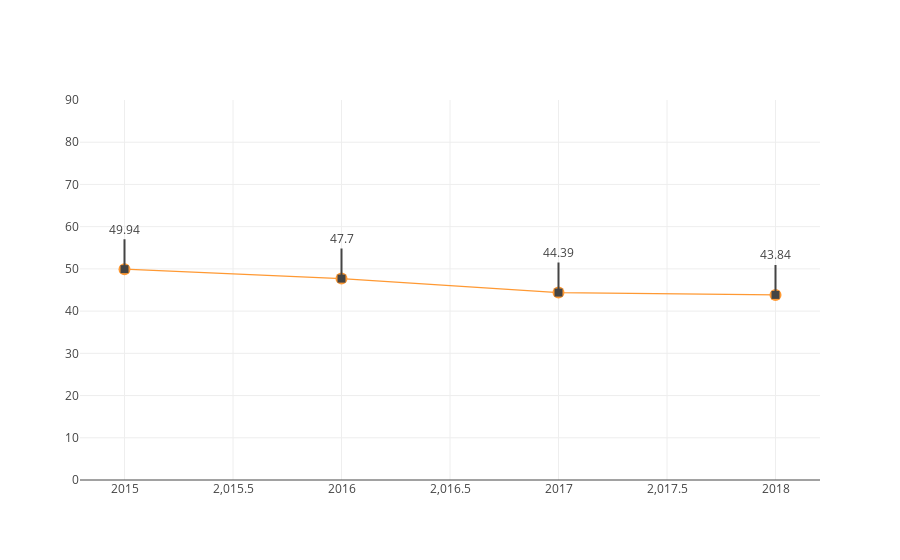

This figure's notebook cell:
### Code cell
autoCensoLine('IN_BIBLIOTECA_SALA_LEITURA')

### Figure 1 — Plotly figure (JSON) as saved in the notebook; plotly's stock layout.template omitted (floating-point values rounded to 4 significant figures)
{"data": [{"line": {"color": "rgba(255, 153, 51, 1.0)", "dash": "solid", "shape": "linear", "width": 1.3}, "marker": {"size": 12, "symbol": "circle"}, "mode": "lines+markers", "name": "proporcao", "text": "", "type": "scatter", "uid": "3a2ea06d-2166-49f6-99fc-16fbf3e45aff", "x": [2015, 2016, 2017, 2018], "y": [49.94, 47.7, 44.39, 43.84]}], "layout": {"annotations": [{"arrowhead": 7, "ax": 0, "ay": -40, "showarrow": true, "text": "49.94", "x": 2015, "xref": "x", "y": 49.94, "yref": "y"}, {"arrowhead": 7, "ax": 0, "ay": -40, "showarrow": true, "text": "47.7", "x": 2016, "xref": "x", "y": 47.7, "yref": "y"}, {"arrowhead": 7, "ax": 0, "ay": -40, "showarrow": true, "text": "44.39", "x": 2017, "xref": "x", "y": 44.39, "yref": "y"}, {"arrowhead": 7, "ax": 0, "ay": -40, "showarrow": true, "text": "43.84", "x": 2018, "xref": "x", "y": 43.84, "yref": "y"}], "showlegend": false, "yaxis": {"range": [0, 90]}}}
